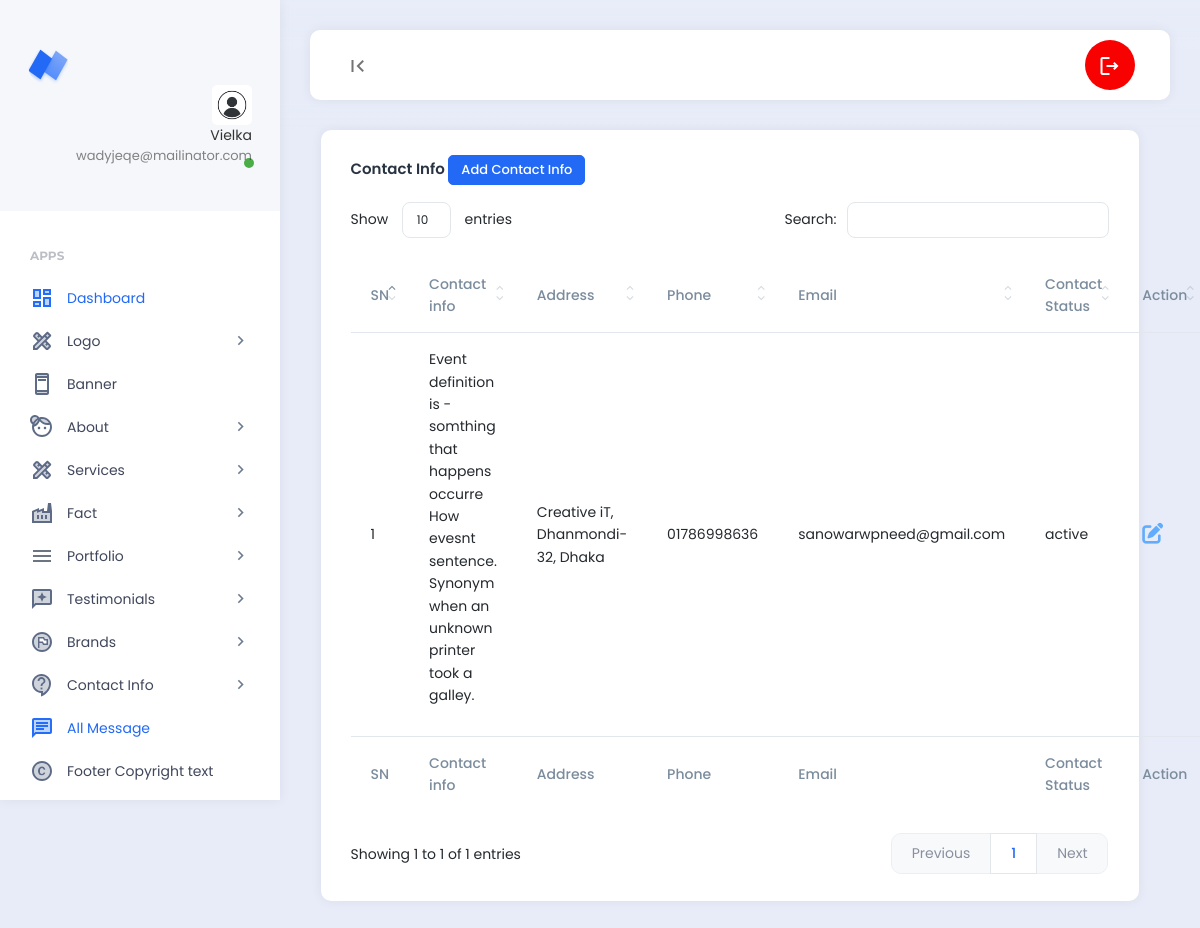
/backend/manage_contact_info.php (signed in), run on the app's committed database.
### tables this page shows
CREATE TABLE `pro_users` (
  `id` int(11) NOT NULL,
  `name` varchar(55) NOT NULL,
  `email` varchar(55) NOT NULL,
  `password` varchar(100) NOT NULL,
  `profile_photo` varchar(200) NOT NULL DEFAULT 'profile_photo.jpg'
);

CREATE TABLE `pro_contact_infos` (
  `id` int(11) NOT NULL,
  `contact_info` text NOT NULL,
  `office_location` varchar(100) NOT NULL,
  `address` varchar(100) NOT NULL,
  `phone` varchar(100) NOT NULL,
  `email` varchar(100) NOT NULL,
  `contact_status` varchar(100) NOT NULL
);

### backend/manage_contact_info.php (the view, shortened to what this page needs)
<?php
require_once('header.php');
require_once('../config/db.php');
$select_contact_info = "SELECT * FROM pro_contact_infos";
$contact_info_query_run = mysqli_query($db_con, $select_contact_info);
$serial = 1;
?>
<div class="row">
    <div class="col-md-12 col-lg-12">
        <div class="card">
            <div class="card-header">
                <h5 class="card-title">Contact Info <span><a href="add_contact_info.php" class="btn btn-primary btn btn-sm">Add Contact Info</a></span></h5>
            </div>
            <div class="card-body">
                <table id="datatable1" class="display" style="width:100%">
                    <thead>
                        <tr>
                            <th>SN</th>
                            <th>Contact info</th>
                            <th>Address</th>
                            <th>Phone</th>
                            <th>Email</th>
                            <th>Contact Status</th>
                            <th>Action</th>
                        </tr>
                    </thead>
                    <tbody>
                        <?php foreach($contact_info_query_run as $contact_info) : ?>
                        <tr>
                            <td><?= $serial++; ?></td>
                            <td><?= $contact_info['contact_info'];?></td>
                            <td><?= $contact_info['address'];?></td>
                            <td><?= $contact_info['phone'];?></td>
                            <td><?= $contact_info['email'];?></td>
                            <td><?= $contact_info['contact_status'];?></td>
                            <td>
                            <a href="edit_contact_info.php?id=<?=$contact_info['id']?>" class="text-info h4"><i class="fa-solid fa-pen-to-square"></i></a>
                            </td>
                        </tr>
                        <?php endforeach;?>
                    </tbody>
                    <tfoot>
                        <tr>
                            <th>SN</th>
                            <th>Contact info</th>
                            <th>Address</th>
                            <th>Phone</th>
                            <th>Email</th>
                            <th>Contact Status</th>
                            <th>Action</th>
                        </tr>
                    </tfoot>
                </table>
            </div>
        </div>
    </div>
</div>
<?php
require_once('footer.php');
?>

### backend/header.php (shortened to what this page needs)
<?php
require_once('../config/db.php');
$id = $_SESSION['login_id'];
$select_profile_image_query = "SELECT profile_photo FROM `pro_users` WHERE id=$id";
$query_run = mysqli_query($db_con, $select_profile_image_query);
$select_profile_fetch_assoc = mysqli_fetch_assoc($query_run)['profile_photo'];
?>
<!DOCTYPE html>
<html lang="en">
<head>
    <link rel="stylesheet" href="https://cdnjs.cloudflare.com/ajax/libs/font-awesome/6.4.2/css/all.min.css">
    <link href="assets/plugins/bootstrap/css/bootstrap.min.css" rel="stylesheet">
    <link href="assets/plugins/perfectscroll/perfect-scrollbar.css" rel="stylesheet">
    <link href="assets/plugins/pace/pace.css" rel="stylesheet">
    <link href="assets/plugins/highlight/styles/github-gist.css" rel="stylesheet">
    <link href="assets/plugins/summernote/summernote-lite.min.css" rel="stylesheet">
    <link href="assets/plugins/datatables/datatables.min.css" rel="stylesheet">
    <link href="assets/css/main.min.css" rel="stylesheet">
    <link href="assets/css/custom.css" rel="stylesheet">
</head>
<body>
    <div class="app align-content-stretch d-flex flex-wrap">
        <div class="app-sidebar">
            <div class="logo">
                <a href="http://localhost/project/" target="_blank" class="logo-icon"><span class="logo-text">Neptune</span></a>
                <div class="sidebar-user-switcher user-activity-online">
                    <a href="#">
                        <img src="assets/images/profile_photo/<?= $select_profile_fetch_assoc;?>">
                        <span class="activity-indicator"></span>
                        <span class="user-info-text"><?php if(isset($_SESSION['login_name'])) : echo $_SESSION['login_name']; endif ?><br><span class="user-state-info"><?php if(isset($_SESSION['login_email'])) : echo $_SESSION['login_email']; endif?></span></span>
                    </a>
                </div>
            </div>
            <div class="app-menu">
                <ul class="accordion-menu">
                    <li class="sidebar-title">
                        Apps
                    </li>
                    <li class="active-page">
                        <a href="dashboard.php" class="active"><i class="material-icons-two-tone">dashboard</i>Dashboard</a>
                    </li>
                    <li>
                        <a href=""><i class="material-icons-two-tone">design_services</i>Logo<i class="material-icons has-sub-menu">keyboard_arrow_right</i></a>
                    </li>
                    <li>
                        <a href="manage_banner.php"><i class="material-icons-two-tone">ad_units</i>Banner</a>
                    </li>
                    <li>
                        <a href=""><i class="material-icons-two-tone">face_4</i>About<i class="material-icons has-sub-menu">keyboard_arrow_right</i></a>
                    </li>
                    <li>
                        <a href=""><i class="material-icons-two-tone">design_services</i>Services<i class="material-icons has-sub-menu">keyboard_arrow_right</i></a>
                    </li>
                    <li>
                        <a href=""><i class="material-icons-two-tone">factory</i>Fact<i class="material-icons has-sub-menu">keyboard_arrow_right</i></a>
                    </li>
                    <li>
                        <a href=""><i class="material-icons-two-tone"> menu </i>Portfolio<i class="material-icons has-sub-menu">keyboard_arrow_right</i></a>
                    </li>
                    <li>
                        <a href=""><i class="material-icons-two-tone">reviews</i>Testimonials<i class="material-icons has-sub-menu">keyboard_arrow_right</i></a>
                    </li>
                    <li>
                        <a href=""><i class="material-icons-two-tone">flag_circle</i>Brands<i class="material-icons has-sub-menu">keyboard_arrow_right</i></a>
                    </li>
                    <li>
                        <a href=""><i class="material-icons-two-tone">contact_support</i>Contact Info<i class="material-icons has-sub-menu">keyboard_arrow_right</i></a>
                    </li>
                    <li class="active-page">
                        <a href="all_message.php" class="active"><i class="material-icons-two-tone">chat</i>All Message</a>
                    </li>
                    <li>
                        <a href="copyright_text.php"><i class="material-icons-two-tone">copyright</i>Footer Copyright text</a>
                    </li>
                </ul>
            </div>
        </div>
        <div class="app-container">
            <div class="app-header">
                <nav class="navbar navbar-light navbar-expand-lg">
                    <div class="container-fluid">
                        <div class="navbar-nav" id="navbarNav">
                            <ul class="navbar-nav">
                                <li class="nav-item">
                                    <a class="nav-link hide-sidebar-toggle-button" href="#"><i class="material-icons">first_page</i></a>
                                </li>
                            </ul>
                        </div>
                        <div class="d-flex">
                            <ul class="navbar-nav">
                                <li class="nav-item hidden-on-mobile">
                                    <a class="nav-link nav-notifications-toggle" id="notificationsDropDown" style="width: 50px; height:50px;border-radius:50%;" href="#" data-bs-toggle="dropdown">
                                        <i class="material-icons-outlined">logout</i>
                                    </a>
                                </li>
                            </ul>
                        </div>
                    </div>
                </nav>
            </div>
            <div class="app-content">
                <div class="content-wrapper">
                    <div class="container">
                        <div class="row">

### data on the page
pro_users: profile_photo (picture)
pro_contact_infos: contact_info "Event definition is - somthing that happens occurre How evesnt sentence. Synonym when an unknown printer took a galley.", address "Creative iT, Dhanmondi-32, Dhaka", phone "01786998636", email "sanowarwpneed@gmail.com", contact_status "active"

### other printed values
$_SESSION['login_name'] "Vielka"
$_SESSION['login_email'] "wadyjeqe@mailinator.com"
